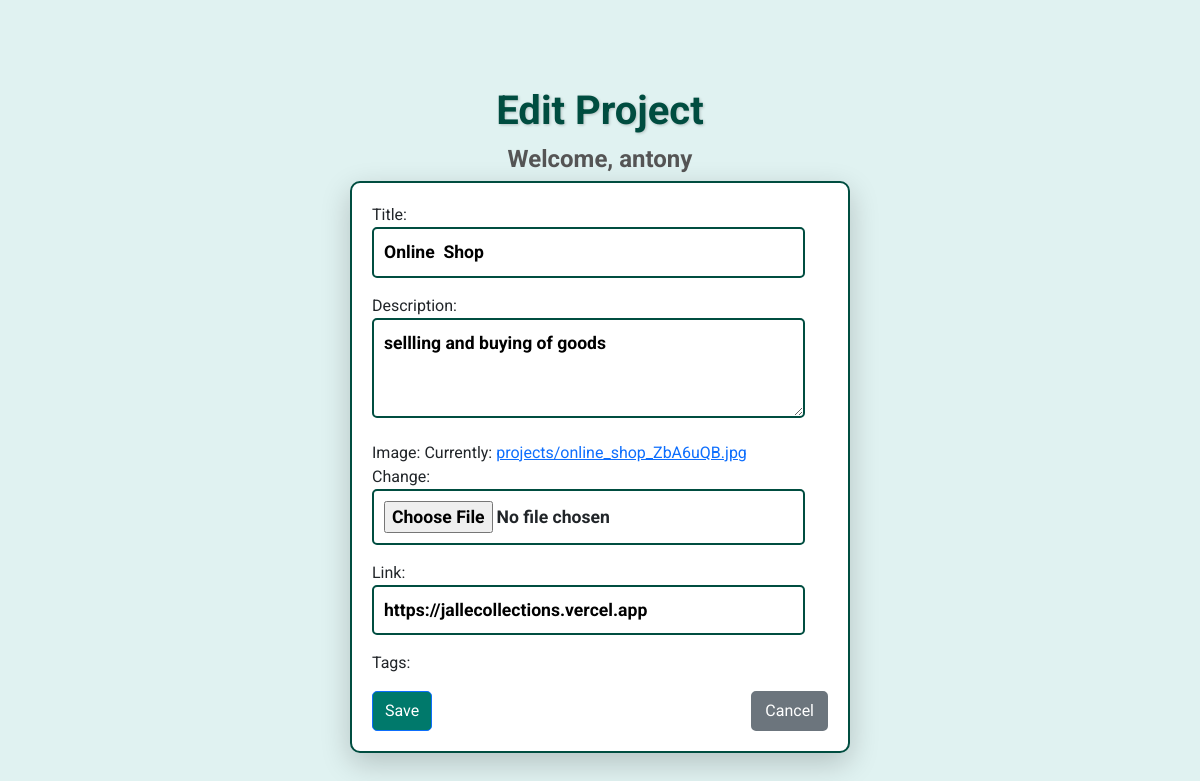
Page /project/23/edit/ (signed in) on the committed database.
### accounts/models.py (models this page shows)
class CustomUser(AbstractUser):
    bio = models.TextField(null=True, blank=True)
    test = models.TextField(null=True, blank=True)

### portfolio/models.py (models this page shows, shortened)
class Project(models.Model):
    user = models.ForeignKey(settings.AUTH_USER_MODEL, on_delete=models.CASCADE)
    title = models.CharField(max_length=255)
    description = models.TextField()
    image = models.ImageField(upload_to='projects/')
    link = models.URLField(blank=True)
    tags = models.ManyToManyField(Tag, blank=True)
    is_active = models.BooleanField(default=True)

### portfolio/views.py (the view)
# urls.py: path('project/<int:pk>/edit/', project_edit, name='project_edit'),
@login_required  # Ensures the user is logged in
def project_edit(request, pk):
    project = get_object_or_404(Project, pk=pk, user=request.user)
    if request.method == "POST":
        form = ProjectForm(request.POST, request.FILES, instance=project)
        if form.is_valid():
            form.save()
            messages.success(request, 'Project updated successfully!')
            return redirect('portfolio:project_detail', pk=project.pk)
    else:
        form = ProjectForm(instance=project)
    return render(request, 'portfolio/project_form.html', {'form': form})

### portfolio/forms.py
class ProjectForm(forms.ModelForm):
    class Meta:
        model = Project
        fields = ['title', 'description', 'image', 'link', 'tags']
        widgets = {
            'tags': forms.CheckboxSelectMultiple(),
        }

### portfolio/templates/portfolio/project_form.html (shortened to what this page needs)
{% load static %}
<!DOCTYPE html>
<html lang="en">
<head>
    <link rel="stylesheet" href="{% static 'bootstrap.min.css' %}">
</head>
<body>
    <div class="container">
        <h1 class="text-center">{% if form.instance.pk %}Edit{% else %}Add New{% endif %} Project</h1>
        <h4>Welcome, {{ user.username }}</h4>
        <form method="POST" enctype="multipart/form-data">
            {{ form.as_p }}
            <div class="d-flex justify-content-between mt-3">
                <button type="submit" class="btn btn-primary w-45">Save</button>
                <a href="{% url 'portfolio:project_list' %}" class="btn btn-secondary w-45">Cancel</a>
            </div>
        </form>
    </div>
</body>
</html>

### portfolio/templates/portfolio/project_form.html (style rules this page uses)
body { background-color: #E0F2F1; font-family: 'Roboto', sans-serif; margin: 0; padding: 20px; }
.container { min-height: 100vh; display: flex; flex-direction: column; justify-content: center; align-items: center; padding: 20px; }
h1 { font-size: 2.5rem; text-shadow: 1px 1px 3px rgba(0, 0, 0, 0.2); margin-bottom: 10px; font-weight: bold; color: #004d40; }
h4 { color: #555; font-weight: bold; }
form { width: 100%; max-width: 500px; padding: 20px; background-color: #ffffff; border-radius: 10px; box-shadow: 0 10px 30px rgba(0, 0, 0, 0.2); border: 2px solid #004d40; height: auto; }
button { font-size: 1.2rem; font-weight: bold; border: 2px solid #004d40; }
.btn-primary { border-radius: 5px; background-color: #00796b; color: white; }
.btn-secondary { border-radius: 5px; border: 2px solid #6c757d; }
input, select { font-size: 1.1rem; font-weight: bold; border: 2px solid #004d40; border-radius: 5px; padding: 10px; width: 95%; }
textarea { font-size: 1.1rem; font-weight: bold; border: 2px solid #004d40; border-radius: 5px; padding: 10px; width: 95%; height: 100px; }

### rows in the picture
CustomUser: username "antony"
Project: title "Online Shop", description "sellling and buying of goods", link "https://jallecollections.vercel.app"
